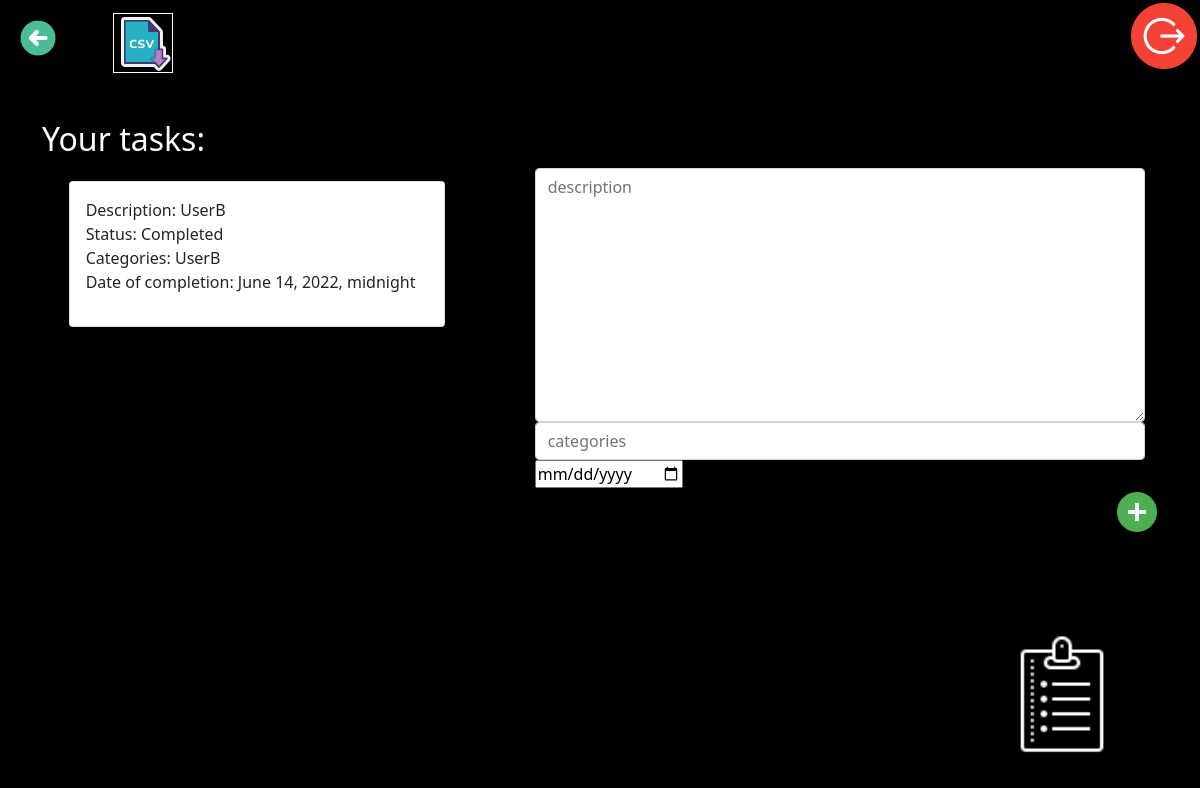
Screenshot of /tasks/my-tasks/1 (signed in) with the database file from the repository.
### listWorkers/models.py (models this page shows, shortened)
class Employees_Task_List(Model):
    id_creator = IntegerField("id_creator", max_length=1000, null=False)
    id_worker = IntegerField("id_worker", max_length=1000, null=False)
    id_team = IntegerField("id_team", max_length=1000, null=False)
    description = CharField("description", max_length=1000, null=False)
    status = CharField("status", max_length=100, auto_created="Not complete")
    categories = CharField("categories", max_length=1000, null=False)
    date_of_completion = DateTimeField()
    class Meta:
        ordering = ["id"]
        verbose_name = "Employees_Task_List"
        verbose_name_plural = "Employees_Task_List"

### listWorkers/views.py (the view, shortened to what this page needs)
# urls.py: path("my-tasks/<int:iduser>", MyTasks.as_view(), name="my_tasks"),
class MyTasks(View):
    def get(self, request, iduser):
        id_user = request.user.id
        check_log(id_user)
        form = NewTaskForm()
        tasks = Employees_Task_List.objects.filter(id_worker=iduser)
        return render(
            request,
            "listWorkers/my_tasks.html",
            {"form": form, "tasks": tasks, "id_worker": iduser},
        )

### listWorkers/forms.py
class NewTaskForm(ModelForm):
    class Meta:
        model = models.Employees_Task_List
        fields = ["description", "categories", "date_of_completion"]
        widgets = {
            "description": Textarea(
                attrs={"class": "form-control", "placeholder": "description"}
            ),
            "categories": TextInput(
                attrs={"class": "form-control", "placeholder": "categories"}
            ),
            "date_of_completion": DateInput(),
        }

### listWorkers/views.py (called while the page is built)
def check_log(id_user):
    if id_user:
        pass
    else:
        raise PermissionDenied()

### listWorkers/templates/listWorkers/my_tasks.html (shortened to what this page needs)
{% extends 'listWorkers/base.html' %}
{% load static %}
{% block css_aditional %}
<link rel="stylesheet" href="{% static 'listWorkers/css/my_tasks.css'%}">
{% endblock %}
{% block content %}
<a href="{% url 'logout' %}"><img align="right" src="/static/listWorkers/img/logout.png" id="logout">  </a>
<a href="{% url 'profile_user' %}"> <img id="back" src="/static/listWorkers/img/back2.png"> </a>
<a href="{% url 'export_tasks' user.id %}"> <img id="export" src="/static/listWorkers/img/export_csv2.png"> </a>
<h2 id="taskWorker" align="left">Your tasks: {{info.name}}</h2>
    <div class="col-8 mt-5" id="create_task">
        <form class="form-inline justify-content-centr" id="createNewTaskForm" method="post" data-url="{% url 'my_tasks' user.id%}">
            {% for field in form %}
                <div class="mx-3">
                    {{ field }}
                </div>
            {% endfor %}
            <input id="createButton" align="right"  type="image" src="/static/listWorkers/img/add.png">
        </form>
    </div>
    <div class="col-5 mt-5" id="taskList">
        {% for task in tasks %}
            <div class="card mb-1" id="taskCard" data-id="{{ task.id}}" style="{% if task.completed %} text-decoration: line-through {% endif %}">
                <div class="card-body">
                    <p>Description: {{ task.description }}<br>Status: {{task.status}}<br>Categories: {{ task.categories }}<br>Date of completion: {{ task.date_of_completion }}<br></p>
                </div>
            </div>
        {% endfor %}
    </div>
<img align="right" id="todolist" src="/static/listWorkers/img/todolist.png">
{% endblock %}

### listWorkers/static/listWorkers/css/my_tasks.css (style rules this page uses)
body { background-color: black; }
img[id=logout] { width:50pt; position: absolute; top: 2pt; right: 2pt; }
img[id=back] { width: 3%; position: absolute; top: 15pt; left: 15pt; }
img[id=export] { width: 5%; position: absolute; top: 10pt; left: 85pt; border: solid 1px white; }
h2[id=taskWorker] { color: white; position: absolute; top: 15%; }
div[id=create_task] { width: 500pt; position: absolute; top: 15%; right:20pt; }
div[id=taskList] { width: 300pt; height: 100pt; position: relative; top: 100pt; left:20pt; }
img[id=todolist] { width: 13%; position: absolute; bottom: 5%; right: 5%; }

### rows the page displays
Employees_Task_List: description "UserB", status "Completed", categories "UserB", date_of_completion "June 14, 2022, midnight"
